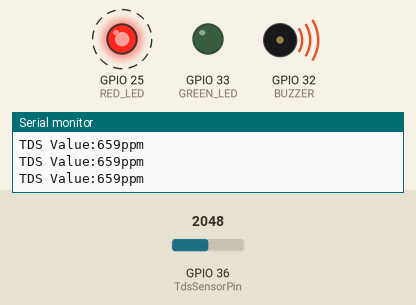
Bench run of a program on a simulated ESP32. Parts: output pins drawn as LEDs (lit = HIGH), buzzer (waves = sounding, pin HIGH), the last lines printed to the serial monitor. Dashed ring = blinking. The test bench sets the inputs (shaded band); at power-on: GPIO 36 (TdsSensorPin) = 2048. WiFi joins after 1.5 s; servers stay silent unless stated.

Above: at 2.7 s.
2.8 s: GPIO 36 (TdsSensorPin) set to 724
5.1 s: GPIO 36 (TdsSensorPin) set to 603
At 6.1 s:
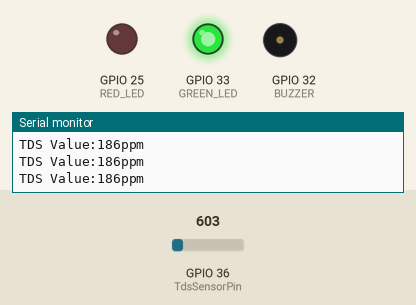
7.0 s: GPIO 36 (TdsSensorPin) set to 65
9.1 s: GPIO 36 (TdsSensorPin) set to 53
At 11.3 s:
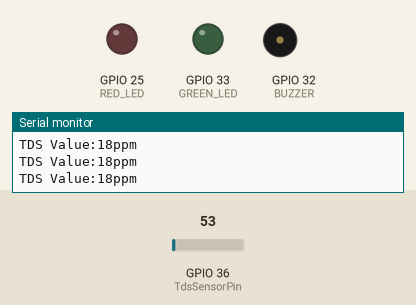
11.8 s: GPIO 36 (TdsSensorPin) set to 240
At 13.3 s:
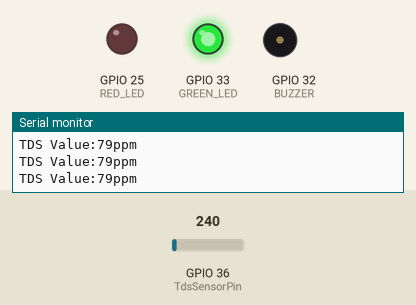
Timing chart, 0 to 14.8 s (numbered marks = the images above; inputs shaded):
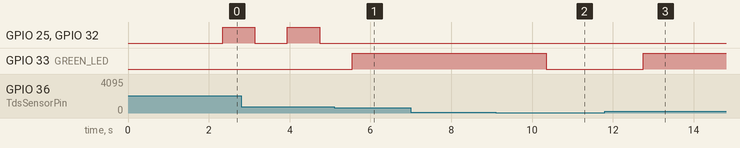

The program:

main.cpp
```cpp
#include <Arduino.h>
#include <WiFi.h>

//TDS SENSOR
#define TdsSensorPin 36
#define VREF 3.3              // analog reference voltage(Volt) of the ADC
#define SCOUNT  30            // sum of sample point


// connect to wifi

const char* ssid = "NETLAB-OIL010";
const char* password = "DesignChallenge";

WiFiServer server(80);

const int RED_LED = 25;
const int GREEN_LED = 33;
const int BUZZER = 32;

const int badReading = 1;
const int goodReading = 2;
const int neutralReading = 3;

int initialize[] = {RED_LED, BUZZER, GREEN_LED};
int arraySize = 3;
int exitLoop = 0;


//TDS SENSOR
int analogBuffer[SCOUNT];     // store the analog value in the array, read from ADC
int analogBufferTemp[SCOUNT];
int analogBufferIndex = 0;
int copyIndex = 0;

float averageVoltage = 0;
float tdsValue = 0;
float temperature = 25;       // current temperature for compensation

// median filtering algorithm
int getMedianNum(int bArray[], int iFilterLen){
  int bTab[iFilterLen];
  for (byte i = 0; i<iFilterLen; i++)
  bTab[i] = bArray[i];
  int i, j, bTemp;
  for (j = 0; j < iFilterLen - 1; j++) {
    for (i = 0; i < iFilterLen - j - 1; i++) {
      if (bTab[i] > bTab[i + 1]) {
        bTemp = bTab[i];
        bTab[i] = bTab[i + 1];
        bTab[i + 1] = bTemp;
      }
    }
  }
  if ((iFilterLen & 1) > 0){
    bTemp = bTab[(iFilterLen - 1) / 2];
  }
  else {
    bTemp = (bTab[iFilterLen / 2] + bTab[iFilterLen / 2 - 1]) / 2;
  }
  return bTemp;
}


void setup(){
  Serial.begin(115200);
  Serial.println("Initializing...");
  pinMode(TdsSensorPin,INPUT);


  //loop through array to initialize output
  for (int f = 0; f < 3; f++)
  {
    pinMode(initialize[f], OUTPUT);
  }


  WiFi.begin(ssid, password);

  // Wait for connection
  while (WiFi.status() != WL_CONNECTED) {
    delay(500);
    Serial.print(".");
  }

  server.begin();
  Serial.println("Server started");
  Serial.println(WiFi.localIP());
  //192.168.238.90

}

void bufferCleaner(){
  for (int i = 0; i < SCOUNT; i++)
  {
    analogBuffer[i] = 0;
  }
}


void readingIndicator(int readingLED)
{
  switch (readingLED)
  {
  case badReading:
    digitalWrite(BUZZER, HIGH);
    digitalWrite(RED_LED, HIGH);
    digitalWrite(GREEN_LED, LOW);
    bufferCleaner();
    break;

  case goodReading:
    digitalWrite(GREEN_LED, HIGH);
    digitalWrite(RED_LED, LOW);
    digitalWrite(BUZZER, LOW);
    break;

  case neutralReading:
    digitalWrite(GREEN_LED, LOW);
    digitalWrite(RED_LED, LOW);
    digitalWrite(BUZZER, LOW);
    break;

  default:
    digitalWrite(RED_LED, LOW);
    digitalWrite(BUZZER, LOW);
    digitalWrite(GREEN_LED, LOW);
    break;
  }
}

void loop(){

  //TDS SENSOR CODE
  static unsigned long analogSampleTimepoint = millis();
  if(millis()-analogSampleTimepoint > 40U){     //every 40 milliseconds,read the analog value from the ADC
    analogSampleTimepoint = millis();
    analogBuffer[analogBufferIndex] = analogRead(TdsSensorPin);    //read the analog value and store into the buffer
    analogBufferIndex++;
    if(analogBufferIndex == SCOUNT){
      analogBufferIndex = 0;
    }
  }

  static unsigned long printTimepoint = millis();
  if(millis()-printTimepoint > 800U){
    printTimepoint = millis();
    for(copyIndex=0; copyIndex<SCOUNT; copyIndex++){
      analogBufferTemp[copyIndex] = analogBuffer[copyIndex];

      // read the analog value more stable by the median filtering algorithm, and convert to voltage value
      averageVoltage = getMedianNum(analogBufferTemp,SCOUNT) * (float)VREF / 4096.0;

      //temperature compensation formula: fFinalResult(25^C) = fFinalResult(current)/(1.0+0.02*(fTP-25.0));
      float compensationCoefficient = 1.0+0.02*(temperature-25.0);
      //temperature compensation
      float compensationVoltage=averageVoltage/compensationCoefficient;

      //convert voltage value to tds value
      tdsValue=(133.42*compensationVoltage*compensationVoltage*compensationVoltage - 255.86*compensationVoltage*compensationVoltage + 857.39*compensationVoltage)*0.5;

      //Serial.print("voltage:");
      //Serial.print(averageVoltage,2);
      //Serial.print("V   ");
      Serial.print("TDS Value:");
      Serial.print(tdsValue,0);
      Serial.println("ppm");
    }
  }


  //LED indicator
  if (tdsValue >= 200)
  {
    readingIndicator(badReading);

  }
  else if (tdsValue < 200 && tdsValue >= 20)
  {
    readingIndicator(goodReading);
  }
  else
  {
    readingIndicator(neutralReading);
  }


  //Send reading
  WiFiClient client = server.available();
  if (client) {
    // Send the tdsValue to the client
    client.println(tdsValue);
    client.flush();
    client.stop();
  }
}
```

Measured:
- the behaviour switches between 654 and 653 on GPIO 36 (TdsSensorPin) (found by bisection; images 0 and 1)
- the behaviour switches between 59 and 58 on GPIO 36 (TdsSensorPin) (found by bisection; images 1 and 2)
- after the input at 5.1 s, GPIO 25 (RED_LED), GPIO 32 (BUZZER): stays LOW (without the input it goes to HIGH after 0.45 s); GPIO 33 (GREEN_LED): LOW → HIGH after 0.45 s
- after the input at 9.1 s, GPIO 33 (GREEN_LED): HIGH → LOW after 1.3 s
- after the input at 11.8 s, GPIO 33 (GREEN_LED): LOW → HIGH after 0.96 s
